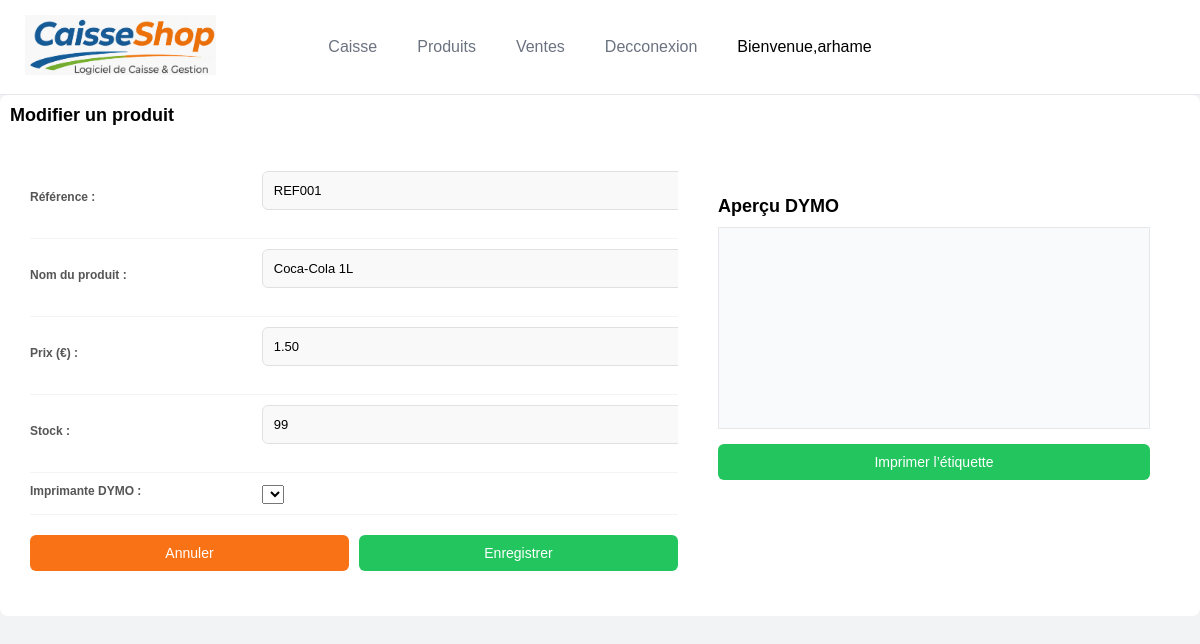
Screenshot of /modifier_produit.php?id=1 (signed in) with the database file from the repository.
### tables this page shows
CREATE TABLE `produits` (
  `id_produit` int(11) NOT NULL,
  `reference` varchar(8) DEFAULT NULL,
  `nom_produit` varchar(30) NOT NULL,
  `prix` decimal(10,2) NOT NULL,
  `stock` int(11) NOT NULL
);

### modifier_produit.php (the view, shortened to what this page needs)
<?php
require_once 'db.php';
if (isset($_GET['id'])) {
    $stmt = $pdo->prepare("SELECT * FROM produits WHERE id_produit = :id");
    $stmt->execute(['id' => $_GET['id']]);
    $produit = $stmt->fetch(PDO::FETCH_ASSOC);
}
?>
<!DOCTYPE html>
<html lang="fr">
<head>
    <link rel="stylesheet" href="style.css">
</head>
<body>
<?php require_once 'header.php'; ?>
<div class="produits-card">
 <form method="post" action="modifier_produit.php" class="produits-title">
  <div class="produits-title">Modifier un produit </div>
  <div class="container">
    <div class="left">
      <table class="ticket-table">
        <tr>
          <td><label>Référence :</label></td>
          <td><input  name="reference" id="reference"  value="<?= $produit['reference'] ?>"></td>
        </tr>
        <tr>
          <td><label>Nom du produit :</label></td>
          <td><input name="nom_produit" id="nomProduit" value="<?= $produit['nom_produit'] ?>"></td>
        </tr>
        <tr>
          <td><label>Prix (€) :</label></td>
          <td><input  name="prix" id="prix" value="<?= $produit['prix'] ?>" step="0.01"></td>
        </tr>
        <tr>
          <td><label>Stock :</label></td>
          <td><input  name="stock" id="stock"  value="<?= $produit['stock'] ?>"></td>
        </tr>
        <tr>
          <td><label>Imprimante DYMO :</label></td>
          <td>
            <select id="printerSelect"></select>
          </td>
        </tr>
      </table>
      <div class="actions">
        <button class="btn-cancel">Annuler</button>
        <button class="btn-validate"  type="submit">Enregistrer</button>
      </div>
    </div>
    </form>
    <div class="right">
      <h2>Aperçu DYMO</h2>
      <div class="preview-box">
      </div>
      <button class="btn-validate" id="printBtn">Imprimer l’étiquette</button>
    </div>
  </div>
</body>
</html>

### style.css (style rules this page uses)
body { margin: 0; font-family: "Segoe UI", Arial, sans-serif; background: #f3f4f6; }
.container { display: flex; gap: 20px; padding: 20px; }
.left { width: 60%; max-height: 80vh; overflow-y: auto; }
.produits-card { background: white; padding: 10px; border-radius: 8px; }
.produits-title { font-size: 18px; font-weight: bold; margin-bottom: 15px; }
.ticket-table { width: 100%; border-collapse: collapse; }
.ticket-table td { padding: 10px 0; border-bottom: 1px solid #f3f4f6; }
.right { width: 40%; background: white; padding: 20px; border-radius: 10px; }
.right h2 { font-size: 18px; margin-bottom: 10px; }
.actions { display: flex; gap: 10px; margin-top: 20px; }
.btn-cancel { flex: 1; padding: 10px; background: #f97316; border: none; color: white; border-radius: 6px; }
.btn-validate { flex: 1; padding: 10px; background: #22c55e; border: none; color: white; border-radius: 6px; }
body { margin: 0; font-family: Arial, sans-serif; background: #f2f3f5; }
form { text-align: left; }
label { font-size: 12px; color: #555; margin-bottom: 6px; display: block; }
input { width: 100%; padding: 11px; border: 1px solid #e0e0e0; border-radius: 6px; margin-bottom: 18px; font-size: 13px; background: #f9f9f9; }
button { width: 100%; padding: 12px; background: #2ec4b6; color: #fff; border: none; border-radius: 6px; font-size: 14px; cursor: pointer; display: flex; justify-content: center; align-items: center; gap: 8px; }
.preview-box { height:200px; border:1px solid #e5e7eb; display:flex; align-items:center; justify-content:center; background:#f9fafb; margin-bottom:15px; }

### rows the page displays
produits: reference "REF001", nom_produit "Coca-Cola 1L", prix "1.50", stock "99"

### other values shown
$_SESSION['nom'] "arhame"
